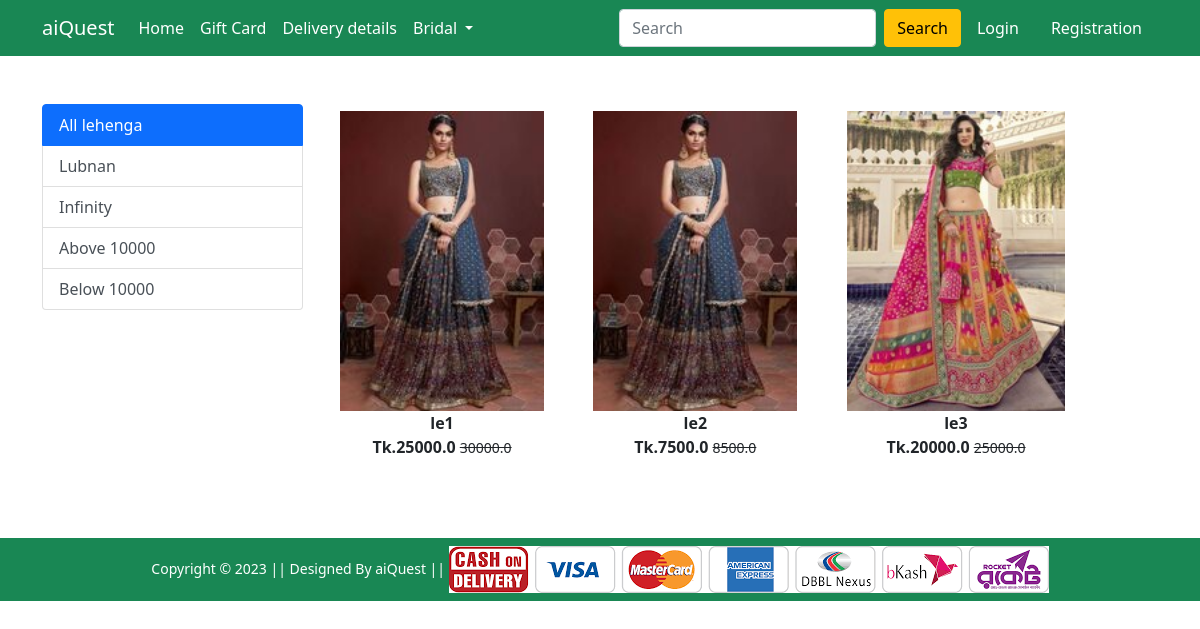
The app's page /lehenga/ with its own data.
### Shop/models.py (models this page shows, shortened)
class Product(models.Model):
    title = models.CharField(max_length=100)
    selling_price = models.FloatField()
    discounted_price = models.FloatField()
    description = models.TextField()
    brand = models.CharField(max_length=100)
    category = models.CharField(choices=CATEGORIES_CHOICES, max_length=2)
    product_image = models.ImageField(upload_to='productimg')

### Shop/views.py (the view)
# urls.py: path('lehenga/', views.lehenga, name='lehenga'),
def lehenga(request, data=None):
    if data == None:
        lehengas = Product.objects.filter(category='L')
    elif data == 'lubnan' or data == 'infinity':
        lehengas = Product.objects.filter(category='L').filter(brand=data)
    elif data == 'below':
        lehengas = Product.objects.filter(
            category='L').filter(discounted_price__lt=1000)
    elif data == 'above':
        lehengas = Product.objects.filter(
            category='L').filter(discounted_price__gt=1000)
    return render(request, 'Shop/lehenga.html', {'lehengas': lehengas})

### Shop/templates/Shop/lehenga.html (shortened to what this page needs)
{% extends 'Shop/base.html' %}
{% load static %}
{% block main-content %}
 <div class="container my-5">
    <div class="row">
        <div class="col-sm-3">
            <div class="list-group">
                <a href="{% url 'lehenga' %}" class="list-group-item
                list-group-item-action active" aria-current="true">All lehenga</a>
                <a href="{% url 'lehengaitem' 'lubnan' %}" class="list-group-item
                 list-group-item-action">Lubnan</a>
                 <a href="{% url 'lehengaitem' 'infinity' %}" class="list-group-item
                 list-group-item-action">Infinity</a>
                 <a href="{% url 'lehengaitem' 'above' %}" class="list-group-item
                 list-group-item-action">Above 10000</a>
                 <a href="{% url 'lehengaitem' 'below' %}" class="list-group-item
                 list-group-item-action">Below 10000</a>
            </div>
        </div>
        <div class="col-sm-8">
            <div class="row">
                {% for product  in lehengas %}
                <div class="col-sm-4 text-center mb-4">
                    <a href="{% url 'product-detail' product.id %}" class="btn">
                        <div class="item">
                            <img src="{{product.product_image.url}}" alt="" height="300">
                            <div class="fw-bold">{{product.title}}</div>
                            <div class="fw-bold">Tk.{{product.discounted_price}} <small class="fw-light  text-decoration-line-through">{{product.selling_price}}</small></div>
                        </div>
                    </a>
                </div>
                {% endfor %}
            </div>
        </div>
    </div>
 </div>
{% endblock main-content %}

### records on screen
Product: product_image (picture), title "le1", discounted_price "25000.0", selling_price "30000.0"
Product: product_image (picture), title "le2", discounted_price "7500.0", selling_price "8500.0"
Product: product_image (picture), title "le3", discounted_price "20000.0", selling_price "25000.0"
